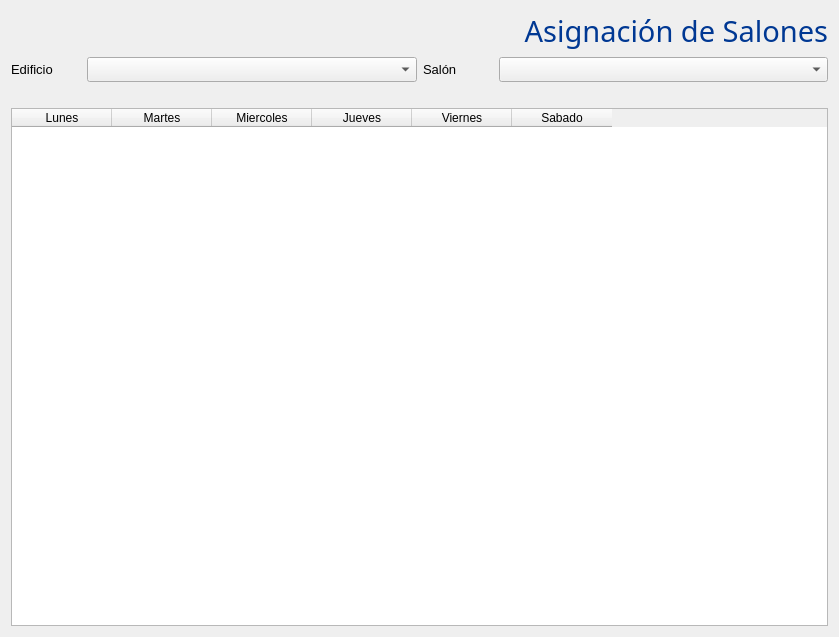
<?xml version="1.0" encoding="UTF-8"?>
<ui version="4.0">
 <class>asigna_salon</class>
 <widget class="QWidget" name="asigna_salon">
  <property name="geometry">
   <rect>
    <x>0</x>
    <y>0</y>
    <width>839</width>
    <height>637</height>
   </rect>
  </property>
  <property name="font">
   <font>
    <family>Segoe UI</family>
   </font>
  </property>
  <property name="windowTitle">
   <string>Form</string>
  </property>
  <layout class="QVBoxLayout" name="verticalLayout">
   <item>
    <widget class="QLabel" name="label_3">
     <property name="font">
      <font>
       <family>Gill Sans MT</family>
       <pointsize>22</pointsize>
       <weight>50</weight>
       <italic>false</italic>
       <bold>false</bold>
      </font>
     </property>
     <property name="styleSheet">
      <string notr="true">font: 22pt &quot;Gill Sans MT&quot;;
color: rgb(00,56,147);</string>
     </property>
     <property name="text">
      <string>Asignación de Salones</string>
     </property>
     <property name="alignment">
      <set>Qt::AlignRight|Qt::AlignTrailing|Qt::AlignVCenter</set>
     </property>
    </widget>
   </item>
   <item>
    <layout class="QHBoxLayout" name="horizontalLayout">
     <item>
      <widget class="QLabel" name="label_2">
       <property name="minimumSize">
        <size>
         <width>70</width>
         <height>0</height>
        </size>
       </property>
       <property name="maximumSize">
        <size>
         <width>70</width>
         <height>16777215</height>
        </size>
       </property>
       <property name="font">
        <font>
         <pointsize>10</pointsize>
         <weight>50</weight>
         <bold>false</bold>
        </font>
       </property>
       <property name="text">
        <string>Edificio</string>
       </property>
      </widget>
     </item>
     <item>
      <widget class="QComboBox" name="edificio">
       <property name="minimumSize">
        <size>
         <width>0</width>
         <height>25</height>
        </size>
       </property>
       <property name="font">
        <font>
         <pointsize>9</pointsize>
        </font>
       </property>
      </widget>
     </item>
     <item>
      <widget class="QLabel" name="label">
       <property name="minimumSize">
        <size>
         <width>70</width>
         <height>0</height>
        </size>
       </property>
       <property name="maximumSize">
        <size>
         <width>70</width>
         <height>16777215</height>
        </size>
       </property>
       <property name="font">
        <font>
         <pointsize>10</pointsize>
        </font>
       </property>
       <property name="text">
        <string>Salón</string>
       </property>
      </widget>
     </item>
     <item>
      <widget class="QComboBox" name="salon">
       <property name="minimumSize">
        <size>
         <width>0</width>
         <height>25</height>
        </size>
       </property>
      </widget>
     </item>
    </layout>
   </item>
   <item>
    <spacer name="verticalSpacer">
     <property name="orientation">
      <enum>Qt::Vertical</enum>
     </property>
     <property name="sizeType">
      <enum>QSizePolicy::Minimum</enum>
     </property>
     <property name="sizeHint" stdset="0">
      <size>
       <width>20</width>
       <height>20</height>
      </size>
     </property>
    </spacer>
   </item>
   <item>
    <widget class="QTableWidget" name="tabla">
     <property name="font">
      <font>
       <family>Segoe UI</family>
      </font>
     </property>
     <column>
      <property name="text">
       <string>Lunes</string>
      </property>
     </column>
     <column>
      <property name="text">
       <string>Martes</string>
      </property>
     </column>
     <column>
      <property name="text">
       <string>Miercoles</string>
      </property>
     </column>
     <column>
      <property name="text">
       <string>Jueves</string>
      </property>
     </column>
     <column>
      <property name="text">
       <string>Viernes</string>
      </property>
     </column>
     <column>
      <property name="text">
       <string>Sabado</string>
      </property>
     </column>
    </widget>
   </item>
  </layout>
 </widget>
 <resources/>
 <connections/>
</ui>
